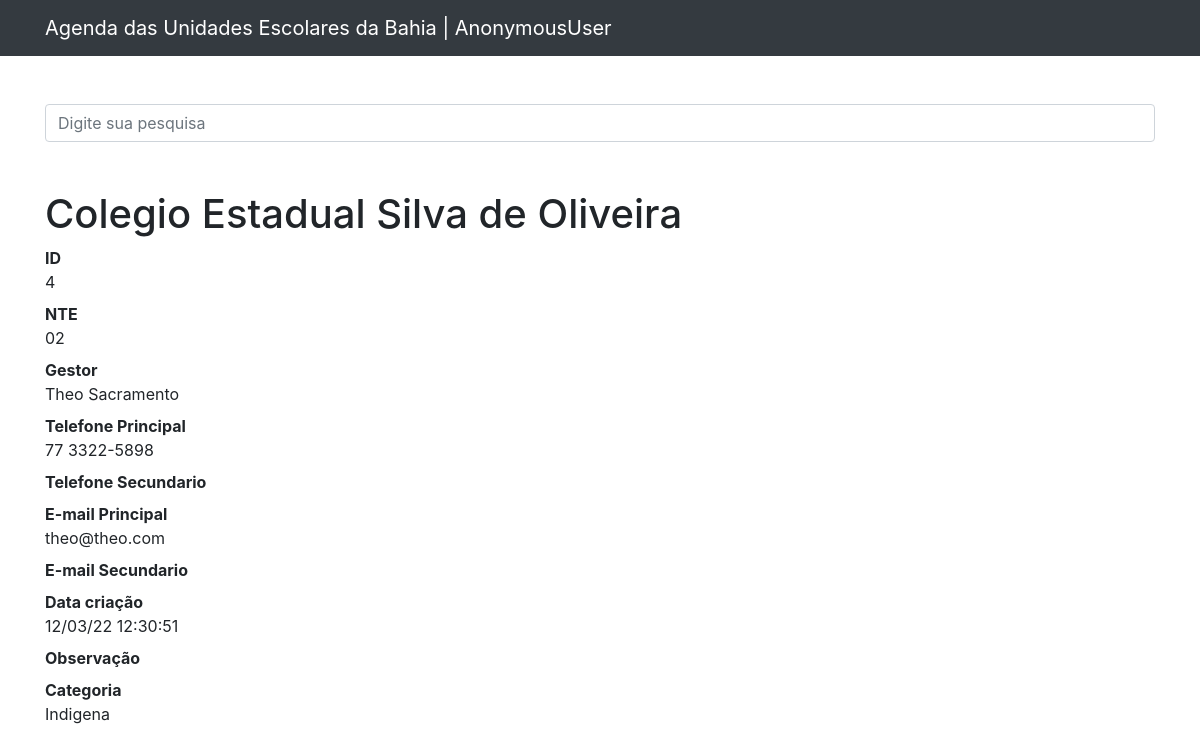
/4, run on the app's committed database.
### contatos/models.py (models this page shows, shortened)
class Contato(models.Model):
    nte = models.CharField(max_length=6)
    nome = models.CharField(max_length=255)
    gestor = models.CharField(max_length=255)
    telefoneprinc = models.CharField(max_length=255)
    telefonesecun = models.CharField(max_length=255, blank=True)
    emailprinc = models.CharField(max_length=255)
    emailsecun = models.CharField(max_length=255, blank=True)
    data_criacao = models.DateTimeField(default=timezone.now)
    observacao = models.CharField(max_length=500, blank=True)
    categoria = models.ForeignKey(Categoria, on_delete=models.DO_NOTHING)
    mostrar = models.BooleanField(default=True)
    foto = models.ImageField(blank=True, upload_to='fotos/%Y/%m/')

class Categoria(models.Model):
    nome = models.CharField(max_length=255)
    def __str__(self):
        return self.nome

### contatos/views.py (the view)
# urls.py: path('<str:contato_id>', views.ver_contato, name='ver_contato'),
def ver_contato(request, contato_id):
    contato = get_object_or_404(Contato, id=contato_id)
    if not contato.mostrar:
        raise Http404()
    return render(request, 'contatos/ver_contato.html', {
        'contato': contato
    })

### contatos/templates/contatos/ver_contato.html (shortened to what this page needs)
{% extends 'base.html' %}
{%block conteudo%}
<h1 class="mt-5">{{ contato.nome }} {{ contato.sobrenome }}</h1>
        <dl>
          <dt>ID</dt>
          <dd>{{ contato.id }}</dd>
          <dt>NTE</dt>
          <dd>{{ contato.nte }}</dd>
          <dt>Gestor</dt>
          <dd>{{contato.gestor }}</dd>
          <dt>Telefone Principal</dt>
          <dd>{{ contato.telefoneprinc }}</dd>
          <dt>Telefone Secundario</dt>
          <dt>E-mail Principal</dt>
          <dd>{{ contato.emailprinc }}</dd>
          <dt>E-mail Secundario</dt>
          <dt>Data criação</dt>
          <dd>{{ contato.data_criacao|date:'d/m/y H:i:s' }}</dd>
          <dt>Observação</dt>
           <dt>Categoria</dt>
          <dd>{{ contato.categoria }}</dd>
        </dl>
{%endblock%}

### data on the page
Contato: nome "Colegio Estadual Silva de Oliveira", id "4", nte "02", gestor "Theo Sacramento", telefoneprinc "77 3322-5898", emailprinc "theo@theo.com", data_criacao "12/03/22 12:30:51", categoria "Indigena"

### other printed values
{{ user }} "AnonymousUser"
